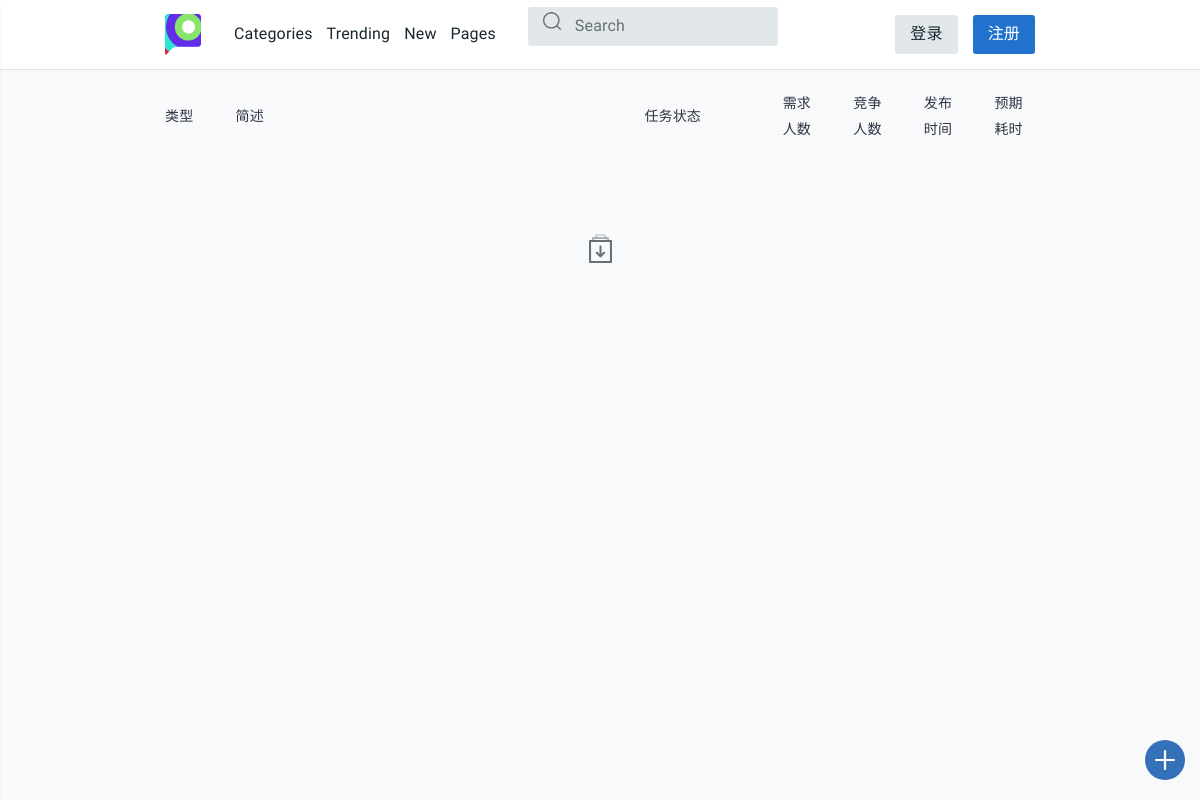
The app's page /, older data.
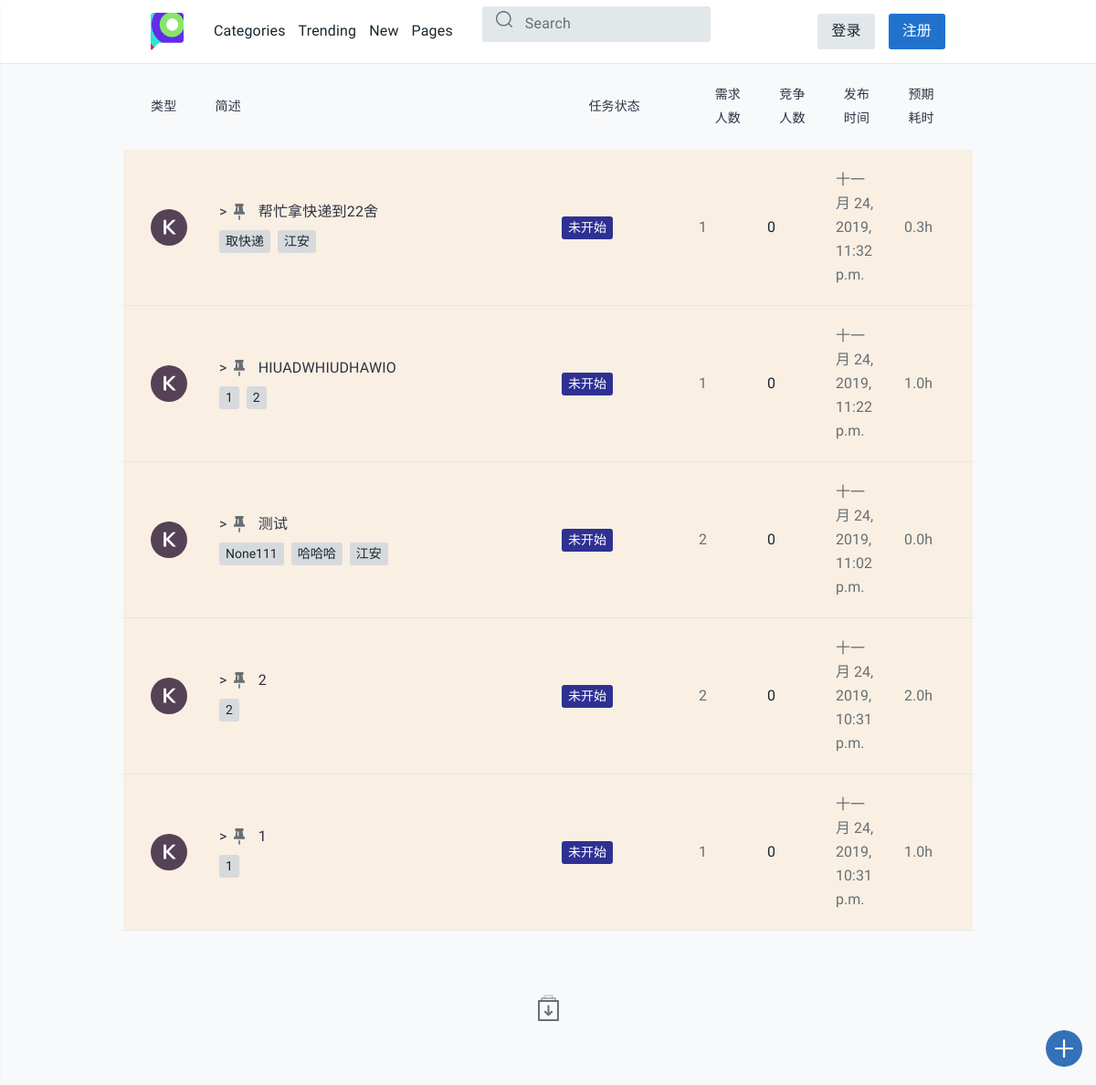
The same page, newer data.
### task_platform/models.py (models this page shows, shortened)
class Task(models.Model):
    state = (('未开始', 'waitting'), ('进行中', 'processing'), ('中止', 'abort'),
             ('撤销', 'revoke'), ('超时', 'timeout'), ('完成', 'completed'))
    publisher = models.CharField(max_length=128)
    receiver = models.CharField(max_length=128, default="", blank=True)
    pub_time = models.DateTimeField(auto_now_add=True)
    people_needed = models.IntegerField(default=1)
    people_now = models.IntegerField(default=0)
    expected_time_consuming = models.DecimalField(
        max_digits=12, decimal_places=1, default=0.0)
    task_description = models.CharField(max_length=50, default="None")
    task_detail = RichTextUploadingField(default='None')
    task_state = models.CharField(max_length=32, choices=state, default='未开始')
    class Meta:
        ordering = ['pub_time']
        verbose_name = '任务'
        verbose_name_plural = '任务'

class Task_tags(models.Model):
    sig_tag = models.CharField(max_length=20, default="None")
    task_id = models.IntegerField(default="0")
    def __str__(self):
        return self.sig_tag
    class Meta:
        verbose_name = "任务标签"
        verbose_name_plural = "任务标签"

### task_platform/views.py (the view, shortened to what this page needs)
# urls.py: path('', views.index, name='index'),
def index(request):
    username = request.session.get('user_name', None)
    tag_list = []
    latest_task_list = Task.objects.order_by('-pub_time')
    for task in latest_task_list:
        tag_list.append(
            (task,
             Task_tags.objects.filter(task_id=task.id).order_by('sig_tag')))
    return render(request, 'task_platform/index.html', locals())

### task_platform/templates/task_platform/index.html (shortened to what this page needs)
{% extends 'task_platform/base.html' %}
{% load staticfiles %}
{% block content %}
<main id="tt-pageContent" class="tt-offset-small">
  <div class="container">
    <div class="tt-topic-list">
      <div class="tt-list-header">
        <div class="tt-col-value">类型</div>
        <div class="tt-col-topic">简述</div>
        <div class="tt-col-category">任务状态</div>
        <div class="tt-col-value hide-mobile">需求人数</div>
        <div class="tt-col-value hide-mobile">竞争人数</div>
        <div class="tt-col-value hide-mobile">发布时间</div>
        <div class="tt-col-value">预期耗时</div>
      </div>
      {% if tag_list %}
      {% for task, tags in tag_list %}
      <div class="tt-item tt-itemselect">
        <div class="tt-col-avatar">
          <svg class="tt-icon">
            <use xlink:href="#icon-ava-k"></use>
          </svg>
        </div>
        <div class="tt-col-description">
          <h6 class="tt-title"><a href="{% url 'detail' task.id %}">
              >
              <svg class="tt-icon">
                <use xlink:href="#icon-pinned"></use>
              </svg>
              {{ task.task_description }}
                        </a></h6>
          <div class="row align-items-center no-gutters">
            <div class="col-11">
              <ul class="tt-list-badge">
                {% for tag in tags %}
                <li><a><span class="tt-badge">{{ tag }}</span></a></li>
                {% endfor%}
              </ul>
            </div>
            </div>
          </div>
          <div class="tt-col-category"><span class="tt-color01 tt-badge">{{ task.task_state }}</span></div>
          <div class="tt-col-value hide-mobile">{{ task.people_needed }}</div>
            <div class="tt-col-value tt-color-select hide-mobile">{{ task.people_now }}</div>
              <div class="tt-col-value hide-mobile">{{ task.pub_time }}</div>
                <div class="tt-col-value hide-mobile"> {{ task.expected_time_consuming }}h </div>
                </div>
                {% endfor %}
                {% endif %}
                <div class="tt-row-btn">
                  <button type="button" class="btn-icon js-topiclist-showmore">
                    <svg class="tt-icon">
                      <use xlink:href="#icon-load_lore_icon"></use>
                    </svg>
                  </button>
                </div>
              </div>
            </div>
</main>
{% endblock %}

### task_platform/templates/task_platform/base.html (shortened to what this page needs)
{% load staticfiles %}
<html>
<body>
  <head>
    {% block css %}
    <link rel="stylesheet" href="{% static 'css/style.css' %}">
    {% endblock %}
  </head>
  <header id="tt-header">
    <div class="container">
      <div class="row tt-row no-gutters">
        <div class="col-auto">
          <div class="tt-logo">
            <a href="/"><img src="{% static 'images/logo.png' %}" alt=""></a>
          </div>
          <div class="tt-desktop-menu">
            <nav>
              <ul>
                <li><a href="page-categories.html"><span>Categories</span></a></li>
                <li><a href="detail/tk2"><span>Trending</span></a></li>
                <li><a href="page-create-topic.html"><span>New</span></a></li>
                <li>
                  <a href="page-single-user.html"><span>Pages</span></a>
                </li>
              </ul>
            </nav>
          </div>
          <div class="tt-search">
            <form class="search-wrapper">
              <div class="search-form">
                <input type="text" class="tt-search__input" placeholder="Search">
                <button class="tt-search__btn" type="submit">
                  <svg class="tt-icon">
                    <use xlink:href="#icon-search"></use>
                  </svg>
                </button>
              </div>
            </form>
          </div>
        </div>
        {% if request.session.is_login %}
        <div class="col-auto ml-auto">
          <div class="tt-user-info d-flex ">
            <center>
              <div style="margin:7px -25px  ">
                <a href="#" class="tt-btn-icon" id="js-settings-btn">
                  <i class="tt-icon"><svg>
                      <use xlink:href="#icon-settings_fill"></use>
                    </svg></i>
                </a>
              </div>
            </center>
            <center>
              <a href="" class="tt-btn-icon" style="margin:7px">
                <i class="tt-icon"><svg>
                    <use xlink:href="#icon-notification"></use>
                  </svg></i>
              </a>
            </center>
            <div class="tt-account-btn">
              <a href="/settings/" class="btn btn-primary">{{ request.session.user_name }}</a>
                <a href="/logout/" class="btn btn-secondary">登出</a>
            </div>
          </div>
        </div>
        {% else %}
        <div class="col-auto ml-auto">
          <div class="tt-account-btn">
            <a href="login/" class="btn btn-primary">登录</a>
            <a href="/register/" class="btn btn-secondary">注册</a>
          </div>
        </div>
        {% endif %}
      </div>
    </div>
      <a href="/create-task" class="tt-btn-create-topic">
        <span class="tt-icon">
          <svg>
            <use xlink:href="#icon-create_new"></use>
          </svg>
        </span>
      </a>
  </header>
  {% block content %} {% endblock %}
</body>
</html>

Row changes from the older to the newer data that the page shows:
added Task: task_description "帮忙拿快递到22舍", task_state "未开始", people_needed "1", people_now "0", pub_time "十一月 24, 2019, 11:32 p.m.", expected_time_consuming "0.3"
added Task_tags: sig_tag "取快递", shown under "帮忙拿快递到22舍"
added Task_tags: sig_tag "江安", shown under "帮忙拿快递到22舍"
added Task: task_description "HIUADWHIUDHAWIO", task_state "未开始", people_needed "1", people_now "0", pub_time "十一月 24, 2019, 11:22 p.m.", expected_time_consuming "1.0"
added Task_tags: sig_tag "1", shown under "HIUADWHIUDHAWIO"
added Task_tags: sig_tag "2", shown under "HIUADWHIUDHAWIO"
added Task: task_description "测试", task_state "未开始", people_needed "2", people_now "0", pub_time "十一月 24, 2019, 11:02 p.m.", expected_time_consuming "0.0"
added Task_tags: sig_tag "None111", shown under "测试"
added Task_tags: sig_tag "哈哈哈", shown under "测试"
added Task_tags: sig_tag "江安", shown under "测试"
added Task: task_description "2", task_state "未开始", people_needed "2", people_now "0", pub_time "十一月 24, 2019, 10:31 p.m.", expected_time_consuming "2.0"
added Task_tags: sig_tag "2"
added Task: task_description "1", task_state "未开始", people_needed "1", people_now "0", pub_time "十一月 24, 2019, 10:31 p.m.", expected_time_consuming "1.0"
added Task_tags: sig_tag "1"
